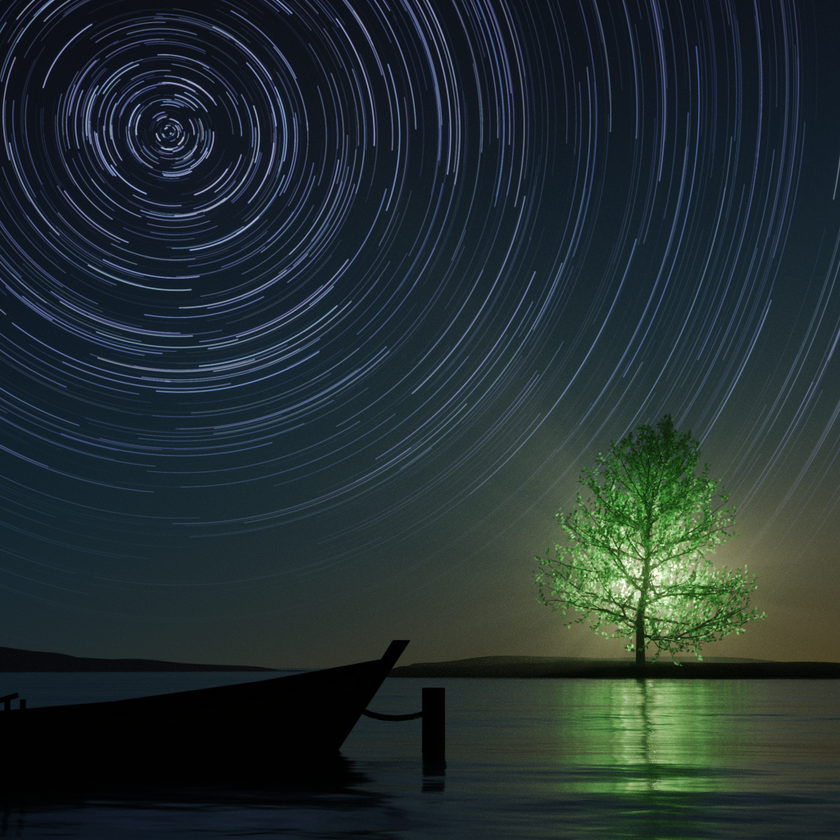
#> input picture Resizing/L04B_resizing/lake_long_exposure_scene.png, 840 x 840 px, shrunk from 1025 x 1025 before the run
$ jupyter execute L04B_resizing.ipynb   (older library calls are emulated)
#> lines starting #> are read from the running program, lines starting #| are printed output that depends on the picture
# L04: Image Resizing

Today you'll be generating "image pyramids." In class, we defined the 5-element kernel for computing the Gaussian Image Pyramid as follows:

$$ k = \begin{bmatrix} w_0 \\ w_1 \\ w_2 \\ w_3 \\ w_4 \end{bmatrix} = \begin{bmatrix} c \\ b \\ a \\ b \\ c \end{bmatrix} = \begin{bmatrix} 1/4 - a/2 \\ 1/4 \\ a \\ 1/4 \\ 1/4 - a/2 \end{bmatrix} $$

where $a$ is a free parameter, usually between 0.3 and 0.6.

### L04B.1 1D Gaussian "Image Pyramid"

you should create a Gaussian image pyramid using the kernel for different values of $a$. You should try not use the `scipy.signal.convolve` function in your implementation; "correctly" handling the boundary conditions is part of what I am hoping you will think deeply about!

To visualize the pyramid, add all the images to a single rectangular image, as in the example from class:

The image I have given you is 1025x1025 pixels. Conceptual question: What is the size of the smallest rectangular image that can fit the image pyramid?

**We will start by making a "Gaussian Pyramid" of a 1D signal** (in fact, the same signal from last time). Below, I have provided a simple function that naively *reduces* (downsamples by a factor of 2) the signal using Nearest Neighbor. You should implement the `gaussian_reduce` function using either of the versions I have started below. How does your Gaussian Pyramid output differ from the nearest neighbor solution?

If you finish, think about how you would extend this function to work for a 2D.

[cell 1]
import numpy as np
import matplotlib.pyplot as plt
import scipy.signal

def compute_example_signal(length=256, step_width=64):
    step_center = length//2
    x = np.arange(length) - step_center
    signal = (np.abs(x) < step_width/2).astype(float)
    # Add noise to the signal
    signal += np.random.normal(scale=0.05, size=signal.shape)
    return signal

def nearest_neighbor_reduce(signal):
    """Takes in a signal and returns a downsampled
    version of that signal using nearest neighbor."""
    return signal[::2]

plt.figure(dpi=150, figsize=(12, 3))
signal = compute_example_signal(length=256+1)
plt.subplot(1, 4, 1)
plt.plot(signal)

plt.subplot(1, 4, 2)
signal = nearest_neighbor_reduce(signal)
plt.plot(signal)

plt.subplot(1, 4, 3)
signal = nearest_neighbor_reduce(signal)
plt.plot(signal)

plt.subplot(1, 4, 4)
signal = nearest_neighbor_reduce(signal)
plt.plot(signal)
plt.show()
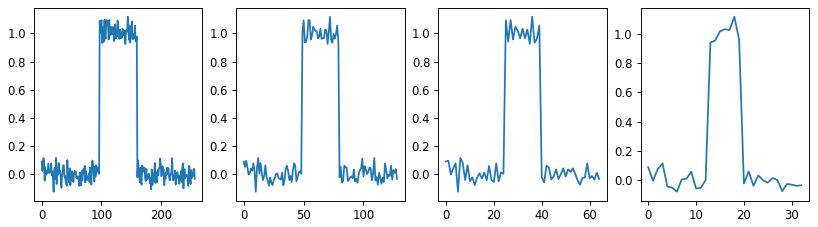
#> figure drawn by matplotlib, 4 panels; panel 1: curve peaks at x = 144, y = 1.12; panel 2: curve peaks at x = 72, y = 1.12; panel 3: curve peaks at x = 36, y = 1.12; panel 4: curve peaks at x = 18, y = 1.12

[cell 2]
## Now do the same thing with the Gaussian Pyramid kernel from class:
# Implement either of these 'reduce' functions:
def gaussian_reduce(signal):
    a = 0.4
    kernel = np.array([
        1/4 - a/2,
        1/4,
        a,
        1/4,
        1/4 - a/2
    ])
    return scipy.signal.convolve(signal, kernel, mode='same')


plt.figure(dpi=150, figsize=(16, 3))
signal = compute_example_signal(length=256+1)
plt.subplot(1, 4, 1)
plt.plot(signal)

plt.subplot(1, 4, 2)
signal = gaussian_reduce(signal)
plt.plot(signal)

plt.subplot(1, 4, 3)
signal = gaussian_reduce(signal)
plt.plot(signal)

plt.subplot(1, 4, 4)
signal = gaussian_reduce(signal)
plt.plot(signal)
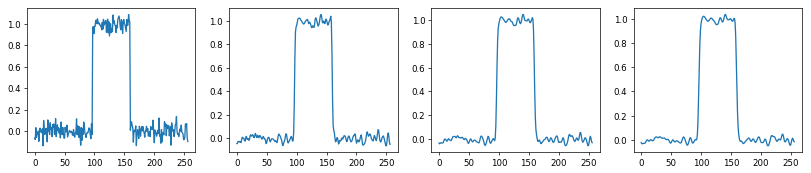
#> figure drawn by matplotlib, 4 panels; panel 1: curve peaks at x = 157, y = 1.09; panel 2: curve peaks at x = 141, y = 1.05; panel 3: curve peaks at x = 141, y = 1.04; panel 4: curve peaks at x = 141, y = 1.03

### L04B.2 [Post-Class Optional Exercise] 2D Gaussian Image Pyramid

Once you have generated a 1D 'pyramid', you should have an idea of how you might generalize this concept to work in 2D, something you will need to do for your homework. Using the image I have provided below (`lake_long_exposure_scene.png`), extend your `gaussian_reduce` function above to accept 2D inputs. *Note*: thinking about how to apply the kernel is the key here. Do you need to make a separate 2D kernel, or is it sufficient to apply the 1D kernel along the two different axes?

[cell 3]
## Once you're done, you can do the same thing for this image
## by extending your gaussian_reduce function to handle 2D input.
from PIL import Image
import numpy as np
import matplotlib.pyplot as plt

def load_image(filepath):
    """Loads an image into a numpy array.
    Note: image will have 3 color channels [r, g, b]."""
#> called with filepath = 'lake_long_exposure_scene.png'
    img = Image.open(filepath)
#> img is the input picture: PIL image 840x840 RGB; mean R, G, B 35.4, 47.7, 49
    return (np.asarray(img).astype(np.float)/255)[:, :, :3]

image = load_image("lake_long_exposure_scene.png")
fig = plt.figure(figsize=(4, 4), dpi=150)
plt.imshow(image)
None
